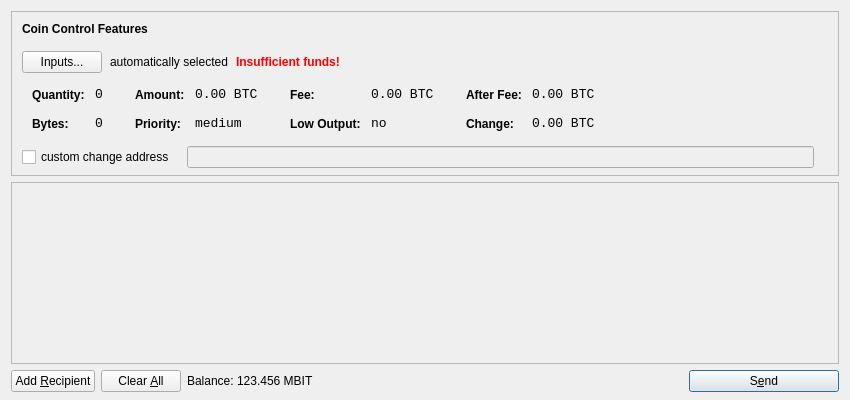
<?xml version="1.0" encoding="UTF-8"?>
<ui version="4.0">
 <class>SendCoinsDialog</class>
 <widget class="QDialog" name="SendCoinsDialog">
  <property name="geometry">
   <rect>
    <x>0</x>
    <y>0</y>
    <width>850</width>
    <height>400</height>
   </rect>
  </property>
  <property name="windowTitle">
   <string>Send Coins</string>
  </property>
  <layout class="QVBoxLayout" name="verticalLayout" stretch="0,1,0">
   <property name="bottomMargin">
    <number>8</number>
   </property>
   <item>
    <widget class="QFrame" name="frameCoinControl">
     <property name="sizePolicy">
      <sizepolicy hsizetype="Expanding" vsizetype="Expanding">
       <horstretch>0</horstretch>
       <verstretch>0</verstretch>
      </sizepolicy>
     </property>
     <property name="maximumSize">
      <size>
       <width>16777215</width>
       <height>16777215</height>
      </size>
     </property>
     <property name="frameShape">
      <enum>QFrame::StyledPanel</enum>
     </property>
     <property name="frameShadow">
      <enum>QFrame::Sunken</enum>
     </property>
     <layout class="QVBoxLayout" name="verticalLayoutCoinControl2">
      <property name="spacing">
       <number>-1</number>
      </property>
      <property name="leftMargin">
       <number>0</number>
      </property>
      <property name="topMargin">
       <number>0</number>
      </property>
      <property name="rightMargin">
       <number>0</number>
      </property>
      <property name="bottomMargin">
       <number>6</number>
      </property>
      <item>
       <layout class="QVBoxLayout" name="verticalLayoutCoinControl" stretch="0,0,0,0,1">
        <property name="spacing">
         <number>0</number>
        </property>
        <property name="leftMargin">
         <number>10</number>
        </property>
        <property name="topMargin">
         <number>10</number>
        </property>
        <item>
         <layout class="QHBoxLayout" name="horizontalLayoutCoinControl1">
          <property name="bottomMargin">
           <number>15</number>
          </property>
          <item>
           <widget class="QLabel" name="labelCoinControlFeatures">
            <property name="sizePolicy">
             <sizepolicy hsizetype="Preferred" vsizetype="Maximum">
              <horstretch>0</horstretch>
              <verstretch>0</verstretch>
             </sizepolicy>
            </property>
            <property name="font">
             <font>
              <weight>75</weight>
              <bold>true</bold>
             </font>
            </property>
            <property name="styleSheet">
             <string notr="true">font-weight:bold;</string>
            </property>
            <property name="text">
             <string>Coin Control Features</string>
            </property>
           </widget>
          </item>
         </layout>
        </item>
        <item>
         <layout class="QHBoxLayout" name="horizontalLayoutCoinControl2" stretch="0,0,0,0">
          <property name="spacing">
           <number>8</number>
          </property>
          <property name="bottomMargin">
           <number>10</number>
          </property>
          <item>
           <widget class="QPushButton" name="pushButtonCoinControl">
            <property name="styleSheet">
             <string notr="true"/>
            </property>
            <property name="text">
             <string>Inputs...</string>
            </property>
           </widget>
          </item>
          <item>
           <widget class="QLabel" name="labelCoinControlAutomaticallySelected">
            <property name="text">
             <string>automatically selected</string>
            </property>
            <property name="margin">
             <number>5</number>
            </property>
           </widget>
          </item>
          <item>
           <widget class="QLabel" name="labelCoinControlInsuffFunds">
            <property name="font">
             <font>
              <weight>75</weight>
              <bold>true</bold>
             </font>
            </property>
            <property name="styleSheet">
             <string notr="true">color:red;font-weight:bold;</string>
            </property>
            <property name="text">
             <string>Insufficient funds!</string>
            </property>
            <property name="margin">
             <number>5</number>
            </property>
           </widget>
          </item>
          <item>
           <spacer name="horizontalSpacerCoinControl">
            <property name="orientation">
             <enum>Qt::Horizontal</enum>
            </property>
            <property name="sizeHint" stdset="0">
             <size>
              <width>40</width>
              <height>1</height>
             </size>
            </property>
           </spacer>
          </item>
         </layout>
        </item>
        <item>
         <widget class="QWidget" name="widgetCoinControl" native="true">
          <property name="sizePolicy">
           <sizepolicy hsizetype="Preferred" vsizetype="Preferred">
            <horstretch>0</horstretch>
            <verstretch>0</verstretch>
           </sizepolicy>
          </property>
          <property name="minimumSize">
           <size>
            <width>0</width>
            <height>0</height>
           </size>
          </property>
          <property name="styleSheet">
           <string notr="true"/>
          </property>
          <layout class="QHBoxLayout" name="horizontalLayoutCoinControl5">
           <property name="margin">
            <number>0</number>
           </property>
           <item>
            <layout class="QHBoxLayout" name="horizontalLayoutCoinControl3" stretch="0,0,0,1">
             <property name="spacing">
              <number>20</number>
             </property>
             <property name="topMargin">
              <number>0</number>
             </property>
             <property name="bottomMargin">
              <number>10</number>
             </property>
             <item>
              <layout class="QFormLayout" name="formLayoutCoinControl1">
               <property name="horizontalSpacing">
                <number>10</number>
               </property>
               <property name="verticalSpacing">
                <number>14</number>
               </property>
               <property name="leftMargin">
                <number>10</number>
               </property>
               <property name="topMargin">
                <number>4</number>
               </property>
               <property name="rightMargin">
                <number>6</number>
               </property>
               <item row="0" column="0">
                <widget class="QLabel" name="labelCoinControlQuantityText">
                 <property name="styleSheet">
                  <string notr="true">font-weight:bold;</string>
                 </property>
                 <property name="text">
                  <string>Quantity:</string>
                 </property>
                 <property name="margin">
                  <number>0</number>
                 </property>
                </widget>
               </item>
               <item row="0" column="1">
                <widget class="QLabel" name="labelCoinControlQuantity">
                 <property name="font">
                  <font>
                   <family>Monospace</family>
                   <pointsize>10</pointsize>
                  </font>
                 </property>
                 <property name="cursor">
                  <cursorShape>IBeamCursor</cursorShape>
                 </property>
                 <property name="contextMenuPolicy">
                  <enum>Qt::ActionsContextMenu</enum>
                 </property>
                 <property name="text">
                  <string notr="true">0</string>
                 </property>
                 <property name="margin">
                  <number>0</number>
                 </property>
                 <property name="textInteractionFlags">
                  <set>Qt::LinksAccessibleByMouse|Qt::TextSelectableByKeyboard|Qt::TextSelectableByMouse</set>
                 </property>
                </widget>
               </item>
               <item row="1" column="0">
                <widget class="QLabel" name="labelCoinControlBytesText">
                 <property name="styleSheet">
                  <string notr="true">font-weight:bold;</string>
                 </property>
                 <property name="text">
                  <string>Bytes:</string>
                 </property>
                </widget>
               </item>
               <item row="1" column="1">
                <widget class="QLabel" name="labelCoinControlBytes">
                 <property name="font">
                  <font>
                   <family>Monospace</family>
                   <pointsize>10</pointsize>
                  </font>
                 </property>
                 <property name="cursor">
                  <cursorShape>IBeamCursor</cursorShape>
                 </property>
                 <property name="contextMenuPolicy">
                  <enum>Qt::ActionsContextMenu</enum>
                 </property>
                 <property name="text">
                  <string notr="true">0</string>
                 </property>
                 <property name="textInteractionFlags">
                  <set>Qt::LinksAccessibleByMouse|Qt::TextSelectableByKeyboard|Qt::TextSelectableByMouse</set>
                 </property>
                </widget>
               </item>
              </layout>
             </item>
             <item>
              <layout class="QFormLayout" name="formLayoutCoinControl2">
               <property name="horizontalSpacing">
                <number>10</number>
               </property>
               <property name="verticalSpacing">
                <number>14</number>
               </property>
               <property name="leftMargin">
                <number>6</number>
               </property>
               <property name="topMargin">
                <number>4</number>
               </property>
               <property name="rightMargin">
                <number>6</number>
               </property>
               <item row="0" column="0">
                <widget class="QLabel" name="labelCoinControlAmountText">
                 <property name="styleSheet">
                  <string notr="true">font-weight:bold;</string>
                 </property>
                 <property name="text">
                  <string>Amount:</string>
                 </property>
                 <property name="margin">
                  <number>0</number>
                 </property>
                </widget>
               </item>
               <item row="0" column="1">
                <widget class="QLabel" name="labelCoinControlAmount">
                 <property name="font">
                  <font>
                   <family>Monospace</family>
                   <pointsize>10</pointsize>
                  </font>
                 </property>
                 <property name="cursor">
                  <cursorShape>IBeamCursor</cursorShape>
                 </property>
                 <property name="contextMenuPolicy">
                  <enum>Qt::ActionsContextMenu</enum>
                 </property>
                 <property name="text">
                  <string notr="true">0.00 BTC</string>
                 </property>
                 <property name="textInteractionFlags">
                  <set>Qt::LinksAccessibleByMouse|Qt::TextSelectableByKeyboard|Qt::TextSelectableByMouse</set>
                 </property>
                </widget>
               </item>
               <item row="1" column="0">
                <widget class="QLabel" name="labelCoinControlPriorityText">
                 <property name="styleSheet">
                  <string notr="true">font-weight:bold;</string>
                 </property>
                 <property name="text">
                  <string>Priority:</string>
                 </property>
                </widget>
               </item>
               <item row="1" column="1">
                <widget class="QLabel" name="labelCoinControlPriority">
                 <property name="font">
                  <font>
                   <family>Monospace</family>
                   <pointsize>10</pointsize>
                  </font>
                 </property>
                 <property name="cursor">
                  <cursorShape>IBeamCursor</cursorShape>
                 </property>
                 <property name="contextMenuPolicy">
                  <enum>Qt::ActionsContextMenu</enum>
                 </property>
                 <property name="text">
                  <string>medium</string>
                 </property>
                 <property name="textInteractionFlags">
                  <set>Qt::LinksAccessibleByMouse|Qt::TextSelectableByKeyboard|Qt::TextSelectableByMouse</set>
                 </property>
                </widget>
               </item>
              </layout>
             </item>
             <item>
              <layout class="QFormLayout" name="formLayoutCoinControl3">
               <property name="horizontalSpacing">
                <number>10</number>
               </property>
               <property name="verticalSpacing">
                <number>14</number>
               </property>
               <property name="leftMargin">
                <number>6</number>
               </property>
               <property name="topMargin">
                <number>4</number>
               </property>
               <property name="rightMargin">
                <number>6</number>
               </property>
               <item row="0" column="0">
                <widget class="QLabel" name="labelCoinControlFeeText">
                 <property name="styleSheet">
                  <string notr="true">font-weight:bold;</string>
                 </property>
                 <property name="text">
                  <string>Fee:</string>
                 </property>
                 <property name="margin">
                  <number>0</number>
                 </property>
                </widget>
               </item>
               <item row="0" column="1">
                <widget class="QLabel" name="labelCoinControlFee">
                 <property name="font">
                  <font>
                   <family>Monospace</family>
                   <pointsize>10</pointsize>
                  </font>
                 </property>
                 <property name="cursor">
                  <cursorShape>IBeamCursor</cursorShape>
                 </property>
                 <property name="contextMenuPolicy">
                  <enum>Qt::ActionsContextMenu</enum>
                 </property>
                 <property name="text">
                  <string notr="true">0.00 BTC</string>
                 </property>
                 <property name="textInteractionFlags">
                  <set>Qt::LinksAccessibleByMouse|Qt::TextSelectableByKeyboard|Qt::TextSelectableByMouse</set>
                 </property>
                </widget>
               </item>
               <item row="1" column="0">
                <widget class="QLabel" name="labelCoinControlLowOutputText">
                 <property name="styleSheet">
                  <string notr="true">font-weight:bold;</string>
                 </property>
                 <property name="text">
                  <string>Low Output:</string>
                 </property>
                </widget>
               </item>
               <item row="1" column="1">
                <widget class="QLabel" name="labelCoinControlLowOutput">
                 <property name="font">
                  <font>
                   <family>Monospace</family>
                   <pointsize>10</pointsize>
                  </font>
                 </property>
                 <property name="cursor">
                  <cursorShape>IBeamCursor</cursorShape>
                 </property>
                 <property name="contextMenuPolicy">
                  <enum>Qt::ActionsContextMenu</enum>
                 </property>
                 <property name="text">
                  <string>no</string>
                 </property>
                 <property name="textInteractionFlags">
                  <set>Qt::LinksAccessibleByMouse|Qt::TextSelectableByKeyboard|Qt::TextSelectableByMouse</set>
                 </property>
                </widget>
               </item>
              </layout>
             </item>
             <item>
              <layout class="QFormLayout" name="formLayoutCoinControl4">
               <property name="horizontalSpacing">
                <number>10</number>
               </property>
               <property name="verticalSpacing">
                <number>14</number>
               </property>
               <property name="leftMargin">
                <number>6</number>
               </property>
               <property name="topMargin">
                <number>4</number>
               </property>
               <property name="rightMargin">
                <number>6</number>
               </property>
               <item row="0" column="0">
                <widget class="QLabel" name="labelCoinControlAfterFeeText">
                 <property name="styleSheet">
                  <string notr="true">font-weight:bold;</string>
                 </property>
                 <property name="text">
                  <string>After Fee:</string>
                 </property>
                 <property name="margin">
                  <number>0</number>
                 </property>
                </widget>
               </item>
               <item row="0" column="1">
                <widget class="QLabel" name="labelCoinControlAfterFee">
                 <property name="font">
                  <font>
                   <family>Monospace</family>
                   <pointsize>10</pointsize>
                  </font>
                 </property>
                 <property name="cursor">
                  <cursorShape>IBeamCursor</cursorShape>
                 </property>
                 <property name="contextMenuPolicy">
                  <enum>Qt::ActionsContextMenu</enum>
                 </property>
                 <property name="text">
                  <string notr="true">0.00 BTC</string>
                 </property>
                 <property name="textInteractionFlags">
                  <set>Qt::LinksAccessibleByMouse|Qt::TextSelectableByKeyboard|Qt::TextSelectableByMouse</set>
                 </property>
                </widget>
               </item>
               <item row="1" column="0">
                <widget class="QLabel" name="labelCoinControlChangeText">
                 <property name="styleSheet">
                  <string notr="true">font-weight:bold;</string>
                 </property>
                 <property name="text">
                  <string>Change:</string>
                 </property>
                </widget>
               </item>
               <item row="1" column="1">
                <widget class="QLabel" name="labelCoinControlChange">
                 <property name="font">
                  <font>
                   <family>Monospace</family>
                   <pointsize>10</pointsize>
                  </font>
                 </property>
                 <property name="cursor">
                  <cursorShape>IBeamCursor</cursorShape>
                 </property>
                 <property name="contextMenuPolicy">
                  <enum>Qt::ActionsContextMenu</enum>
                 </property>
                 <property name="text">
                  <string notr="true">0.00 BTC</string>
                 </property>
                 <property name="textInteractionFlags">
                  <set>Qt::LinksAccessibleByMouse|Qt::TextSelectableByKeyboard|Qt::TextSelectableByMouse</set>
                 </property>
                </widget>
               </item>
              </layout>
             </item>
            </layout>
           </item>
          </layout>
         </widget>
        </item>
        <item>
         <layout class="QHBoxLayout" name="horizontalLayoutCoinControl4" stretch="0,0,0">
          <property name="spacing">
           <number>12</number>
          </property>
          <property name="sizeConstraint">
           <enum>QLayout::SetDefaultConstraint</enum>
          </property>
          <property name="topMargin">
           <number>5</number>
          </property>
          <property name="rightMargin">
           <number>5</number>
          </property>
          <item>
           <widget class="QCheckBox" name="checkBoxCoinControlChange">
            <property name="text">
             <string>custom change address</string>
            </property>
           </widget>
          </item>
          <item>
           <widget class="QLineEdit" name="lineEditCoinControlChange">
            <property name="enabled">
             <bool>false</bool>
            </property>
            <property name="sizePolicy">
             <sizepolicy hsizetype="Expanding" vsizetype="Fixed">
              <horstretch>0</horstretch>
              <verstretch>0</verstretch>
             </sizepolicy>
            </property>
           </widget>
          </item>
          <item>
           <widget class="QLabel" name="labelCoinControlChangeLabel">
            <property name="sizePolicy">
             <sizepolicy hsizetype="Preferred" vsizetype="Expanding">
              <horstretch>0</horstretch>
              <verstretch>0</verstretch>
             </sizepolicy>
            </property>
            <property name="minimumSize">
             <size>
              <width>0</width>
              <height>0</height>
             </size>
            </property>
            <property name="text">
             <string/>
            </property>
            <property name="margin">
             <number>3</number>
            </property>
           </widget>
          </item>
         </layout>
        </item>
        <item>
         <spacer name="verticalSpacerCoinControl">
          <property name="orientation">
           <enum>Qt::Vertical</enum>
          </property>
          <property name="sizeHint" stdset="0">
           <size>
            <width>800</width>
            <height>1</height>
           </size>
          </property>
         </spacer>
        </item>
       </layout>
      </item>
     </layout>
    </widget>
   </item>
   <item>
    <widget class="QScrollArea" name="scrollArea">
     <property name="widgetResizable">
      <bool>true</bool>
     </property>
     <widget class="QWidget" name="scrollAreaWidgetContents">
      <property name="geometry">
       <rect>
        <x>0</x>
        <y>0</y>
        <width>830</width>
        <height>165</height>
       </rect>
      </property>
      <layout class="QVBoxLayout" name="verticalLayout_2">
       <property name="margin">
        <number>0</number>
       </property>
       <item>
        <layout class="QVBoxLayout" name="entries">
         <property name="spacing">
          <number>6</number>
         </property>
        </layout>
       </item>
       <item>
        <spacer name="verticalSpacer">
         <property name="orientation">
          <enum>Qt::Vertical</enum>
         </property>
         <property name="sizeHint" stdset="0">
          <size>
           <width>20</width>
           <height>40</height>
          </size>
         </property>
        </spacer>
       </item>
      </layout>
     </widget>
    </widget>
   </item>
   <item>
    <layout class="QHBoxLayout" name="horizontalLayout">
     <item>
      <widget class="QPushButton" name="addButton">
       <property name="toolTip">
        <string>Send to multiple recipients at once</string>
       </property>
       <property name="text">
        <string>Add &amp;Recipient</string>
       </property>
       <property name="icon">
        <iconset resource="../bitcoin.qrc">
         <normaloff>:/icons/add</normaloff>:/icons/add</iconset>
       </property>
       <property name="autoDefault">
        <bool>false</bool>
       </property>
      </widget>
     </item>
     <item>
      <widget class="QPushButton" name="clearButton">
       <property name="sizePolicy">
        <sizepolicy hsizetype="Minimum" vsizetype="Fixed">
         <horstretch>0</horstretch>
         <verstretch>0</verstretch>
        </sizepolicy>
       </property>
       <property name="toolTip">
        <string>Remove all transaction fields</string>
       </property>
       <property name="text">
        <string>Clear &amp;All</string>
       </property>
       <property name="icon">
        <iconset resource="../bitcoin.qrc">
         <normaloff>:/icons/remove</normaloff>:/icons/remove</iconset>
       </property>
       <property name="autoRepeatDelay">
        <number>300</number>
       </property>
       <property name="autoDefault">
        <bool>false</bool>
       </property>
      </widget>
     </item>
     <item>
      <layout class="QHBoxLayout" name="horizontalLayout_2">
       <property name="spacing">
        <number>3</number>
       </property>
       <item>
        <widget class="QLabel" name="label">
         <property name="text">
          <string>Balance:</string>
         </property>
        </widget>
       </item>
       <item>
        <widget class="QLabel" name="labelBalance">
         <property name="cursor">
          <cursorShape>IBeamCursor</cursorShape>
         </property>
         <property name="text">
          <string>123.456 MBIT</string>
         </property>
         <property name="textInteractionFlags">
          <set>Qt::LinksAccessibleByMouse|Qt::TextSelectableByKeyboard|Qt::TextSelectableByMouse</set>
         </property>
        </widget>
       </item>
      </layout>
     </item>
     <item>
      <spacer name="horizontalSpacer">
       <property name="orientation">
        <enum>Qt::Horizontal</enum>
       </property>
       <property name="sizeHint" stdset="0">
        <size>
         <width>40</width>
         <height>20</height>
        </size>
       </property>
      </spacer>
     </item>
     <item>
      <widget class="QPushButton" name="sendButton">
       <property name="minimumSize">
        <size>
         <width>150</width>
         <height>0</height>
        </size>
       </property>
       <property name="toolTip">
        <string>Confirm the send action</string>
       </property>
       <property name="text">
        <string>S&amp;end</string>
       </property>
       <property name="icon">
        <iconset resource="../bitcoin.qrc">
         <normaloff>:/icons/send</normaloff>:/icons/send</iconset>
       </property>
       <property name="default">
        <bool>true</bool>
       </property>
      </widget>
     </item>
    </layout>
   </item>
  </layout>
 </widget>
 <resources>
  <include location="../bitcoin.qrc"/>
 </resources>
 <connections/>
</ui>
